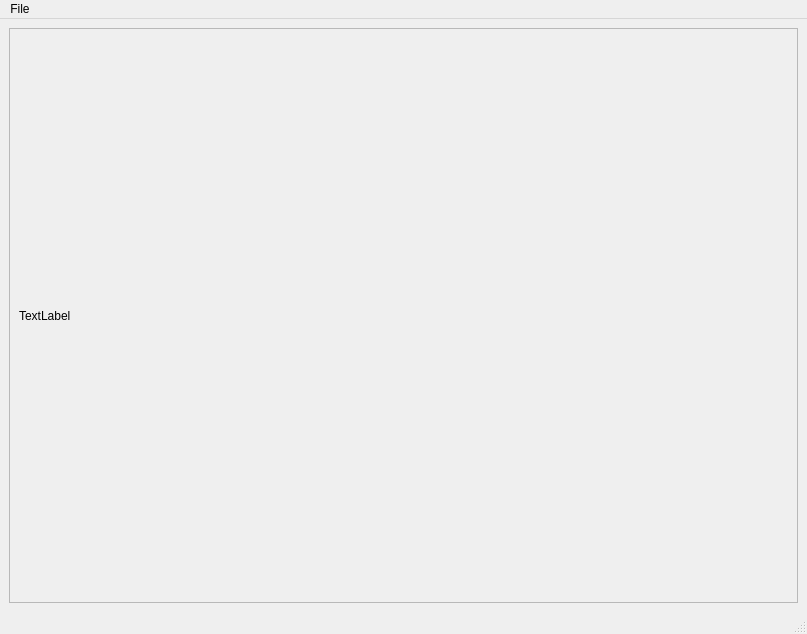
<?xml version="1.0" encoding="UTF-8"?>
<ui version="4.0">
 <class>MainWindow</class>
 <widget class="QMainWindow" name="MainWindow">
  <property name="geometry">
   <rect>
    <x>0</x>
    <y>0</y>
    <width>807</width>
    <height>634</height>
   </rect>
  </property>
  <property name="windowTitle">
   <string>MainWindow</string>
  </property>
  <widget class="QWidget" name="centralwidget">
   <layout class="QVBoxLayout" name="verticalLayout_2">
    <item>
     <widget class="QScrollArea" name="scrollArea">
      <property name="widgetResizable">
       <bool>true</bool>
      </property>
      <widget class="QWidget" name="scrollAreaWidgetContents">
       <property name="geometry">
        <rect>
         <x>0</x>
         <y>0</y>
         <width>781</width>
         <height>565</height>
        </rect>
       </property>
       <layout class="QGridLayout" name="gridLayout">
        <item row="0" column="0">
         <widget class="QLabel" name="label">
          <property name="text">
           <string>TextLabel</string>
          </property>
         </widget>
        </item>
       </layout>
      </widget>
     </widget>
    </item>
   </layout>
  </widget>
  <widget class="QMenuBar" name="menubar">
   <property name="geometry">
    <rect>
     <x>0</x>
     <y>0</y>
     <width>807</width>
     <height>22</height>
    </rect>
   </property>
   <widget class="QMenu" name="menuFile">
    <property name="title">
     <string>File</string>
    </property>
    <addaction name="actionOpen"/>
   </widget>
   <addaction name="menuFile"/>
  </widget>
  <widget class="QStatusBar" name="statusbar"/>
  <action name="actionOpen">
   <property name="text">
    <string>Open</string>
   </property>
  </action>
 </widget>
 <resources/>
 <connections/>
</ui>
